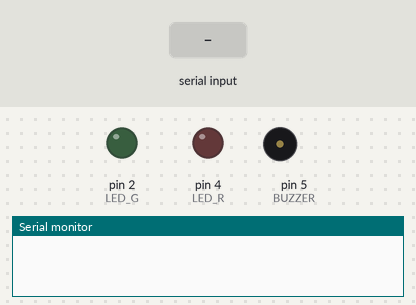
A program run on a simulated Arduino Uno, built with avr-gcc and run on an emulated ATmega328P. Parts: output pins drawn as LEDs (lit = HIGH), buzzer (waves = sounding, pin HIGH), the last lines printed to the serial monitor. Inputs (shaded band) come from the test bench.

Above: at 1.2 s.
1.3 s: "R" received over Serial
At 2.0 s:
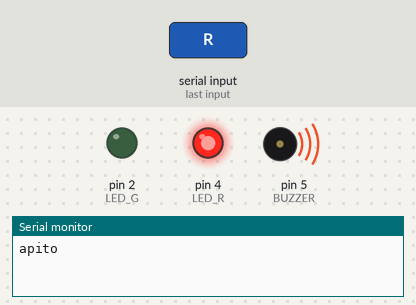
2.8 s: "G" received over Serial
At 3.2 s:
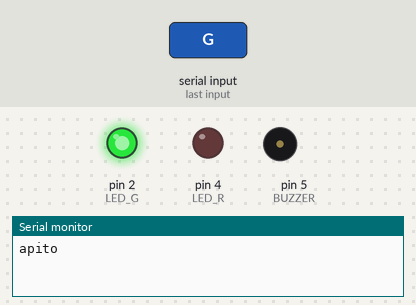
Timing chart, 0 to 5.8 s (numbered marks = the images above; inputs shaded):
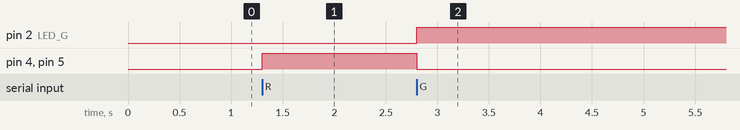

Measured:
- after the input at 1.3 s, pin 4 (LED_R), pin 5 (BUZZER): LOW → HIGH at once
- after the input at 2.8 s, pin 2 (LED_G): LOW → HIGH at once; pin 4 (LED_R), pin 5 (BUZZER): HIGH → LOW at once

The program:

main.cpp
```cpp
#include <Arduino.h>

const int LED_G = 2;
const int LED_R = 4;
const int BUZZER = 5;

void setup() {
  Serial.begin(9600);

  pinMode(LED_G, OUTPUT);
  pinMode(LED_R,OUTPUT);
  pinMode(BUZZER, OUTPUT);

  digitalWrite(LED_G, LOW);
  digitalWrite(LED_R, LOW);
  digitalWrite(BUZZER, LOW);


}

void loop() {
  if(Serial.available()>0){
    char comando = Serial.read();
    if(comando == 'G'){
      digitalWrite(LED_G, HIGH);
      digitalWrite(LED_R, LOW);
      digitalWrite(BUZZER, LOW);

    }
    else if(comando == 'R'){
      digitalWrite(LED_G, LOW);
      digitalWrite(LED_R, HIGH);
      Serial.write("apito");
      digitalWrite(BUZZER, HIGH);
    }
  }
}
```
